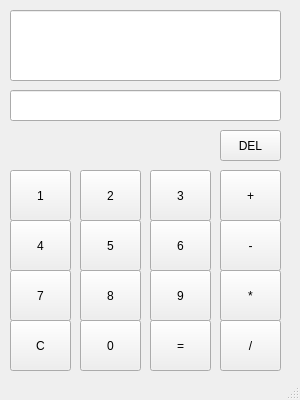
<?xml version="1.0" encoding="UTF-8"?>
<ui version="4.0">
 <class>MainWindow</class>
 <widget class="QMainWindow" name="MainWindow">
  <property name="geometry">
   <rect>
    <x>0</x>
    <y>0</y>
    <width>300</width>
    <height>400</height>
   </rect>
  </property>
  <property name="windowTitle">
   <string>MainWindow</string>
  </property>
  <widget class="QWidget" name="centralwidget">
   <widget class="QPushButton" name="buttonDel">
    <property name="geometry">
     <rect>
      <x>220</x>
      <y>130</y>
      <width>61</width>
      <height>31</height>
     </rect>
    </property>
    <property name="text">
     <string>DEL</string>
    </property>
   </widget>
   <widget class="QPushButton" name="button1">
    <property name="geometry">
     <rect>
      <x>10</x>
      <y>170</y>
      <width>61</width>
      <height>51</height>
     </rect>
    </property>
    <property name="text">
     <string>1</string>
    </property>
   </widget>
   <widget class="QPushButton" name="button2">
    <property name="geometry">
     <rect>
      <x>80</x>
      <y>170</y>
      <width>61</width>
      <height>51</height>
     </rect>
    </property>
    <property name="text">
     <string>2</string>
    </property>
   </widget>
   <widget class="QPushButton" name="button3">
    <property name="geometry">
     <rect>
      <x>150</x>
      <y>170</y>
      <width>61</width>
      <height>51</height>
     </rect>
    </property>
    <property name="text">
     <string>3</string>
    </property>
   </widget>
   <widget class="QPushButton" name="buttonPlus">
    <property name="geometry">
     <rect>
      <x>220</x>
      <y>170</y>
      <width>61</width>
      <height>51</height>
     </rect>
    </property>
    <property name="text">
     <string>+</string>
    </property>
   </widget>
   <widget class="QPushButton" name="button5">
    <property name="geometry">
     <rect>
      <x>80</x>
      <y>220</y>
      <width>61</width>
      <height>51</height>
     </rect>
    </property>
    <property name="text">
     <string>5</string>
    </property>
   </widget>
   <widget class="QPushButton" name="buttonMin">
    <property name="geometry">
     <rect>
      <x>220</x>
      <y>220</y>
      <width>61</width>
      <height>51</height>
     </rect>
    </property>
    <property name="text">
     <string>-</string>
    </property>
   </widget>
   <widget class="QPushButton" name="button6">
    <property name="geometry">
     <rect>
      <x>150</x>
      <y>220</y>
      <width>61</width>
      <height>51</height>
     </rect>
    </property>
    <property name="text">
     <string>6</string>
    </property>
   </widget>
   <widget class="QPushButton" name="button4">
    <property name="geometry">
     <rect>
      <x>10</x>
      <y>220</y>
      <width>61</width>
      <height>51</height>
     </rect>
    </property>
    <property name="text">
     <string>4</string>
    </property>
   </widget>
   <widget class="QPushButton" name="button8">
    <property name="geometry">
     <rect>
      <x>80</x>
      <y>270</y>
      <width>61</width>
      <height>51</height>
     </rect>
    </property>
    <property name="text">
     <string>8</string>
    </property>
   </widget>
   <widget class="QPushButton" name="buttonMul">
    <property name="geometry">
     <rect>
      <x>220</x>
      <y>270</y>
      <width>61</width>
      <height>51</height>
     </rect>
    </property>
    <property name="text">
     <string>*</string>
    </property>
   </widget>
   <widget class="QPushButton" name="button9">
    <property name="geometry">
     <rect>
      <x>150</x>
      <y>270</y>
      <width>61</width>
      <height>51</height>
     </rect>
    </property>
    <property name="text">
     <string>9</string>
    </property>
   </widget>
   <widget class="QPushButton" name="button7">
    <property name="geometry">
     <rect>
      <x>10</x>
      <y>270</y>
      <width>61</width>
      <height>51</height>
     </rect>
    </property>
    <property name="text">
     <string>7</string>
    </property>
   </widget>
   <widget class="QPushButton" name="button0">
    <property name="geometry">
     <rect>
      <x>80</x>
      <y>320</y>
      <width>61</width>
      <height>51</height>
     </rect>
    </property>
    <property name="text">
     <string>0</string>
    </property>
   </widget>
   <widget class="QPushButton" name="buttonDiv">
    <property name="geometry">
     <rect>
      <x>220</x>
      <y>320</y>
      <width>61</width>
      <height>51</height>
     </rect>
    </property>
    <property name="text">
     <string>/</string>
    </property>
   </widget>
   <widget class="QPushButton" name="buttonEq">
    <property name="geometry">
     <rect>
      <x>150</x>
      <y>320</y>
      <width>61</width>
      <height>51</height>
     </rect>
    </property>
    <property name="text">
     <string>=</string>
    </property>
   </widget>
   <widget class="QPushButton" name="buttonC">
    <property name="geometry">
     <rect>
      <x>10</x>
      <y>320</y>
      <width>61</width>
      <height>51</height>
     </rect>
    </property>
    <property name="text">
     <string>C</string>
    </property>
   </widget>
   <widget class="QLineEdit" name="lineEdit">
    <property name="geometry">
     <rect>
      <x>10</x>
      <y>10</y>
      <width>271</width>
      <height>71</height>
     </rect>
    </property>
   </widget>
   <widget class="QLineEdit" name="lineEdit_2">
    <property name="geometry">
     <rect>
      <x>10</x>
      <y>90</y>
      <width>271</width>
      <height>31</height>
     </rect>
    </property>
   </widget>
  </widget>
  <widget class="QStatusBar" name="statusbar"/>
 </widget>
 <resources/>
 <connections/>
</ui>
